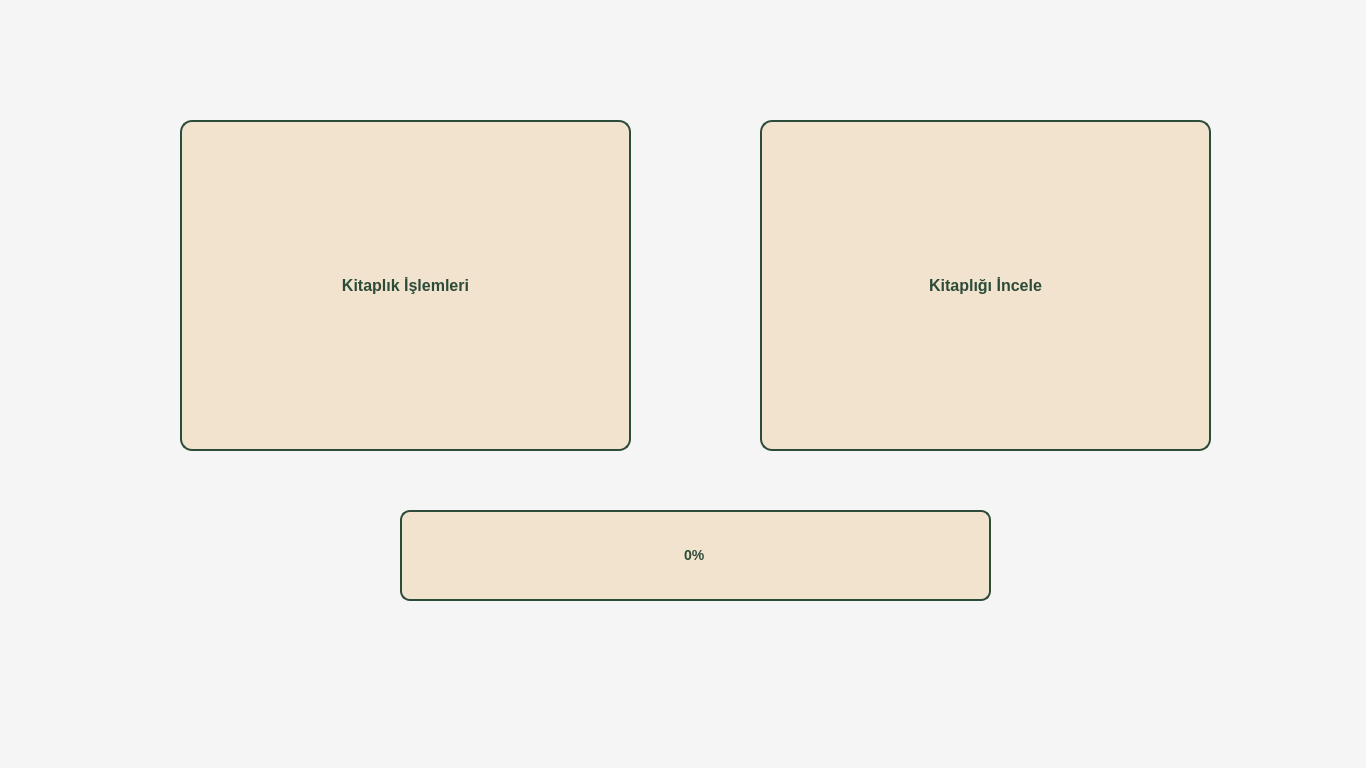
<?xml version="1.0" encoding="UTF-8"?>
<ui version="4.0">
 <class>DIJITALKUTUPHANE</class>
 <widget class="QDockWidget" name="DIJITALKUTUPHANE">
  <property name="geometry">
   <rect>
    <x>0</x>
    <y>0</y>
    <width>1366</width>
    <height>768</height>
   </rect>
  </property>
  <property name="minimumSize">
   <size>
    <width>1366</width>
    <height>768</height>
   </size>
  </property>
  <property name="maximumSize">
   <size>
    <width>1920</width>
    <height>1080</height>
   </size>
  </property>
  <property name="styleSheet">
   <string notr="true">/* --- ANA EKRAN GARANTİ QSS KODLARI --- */

/* Genel Arkaplan */
#dockWidgetContents {
    background-color: #f5f5f5; /* Diğer ekranlarla uyumlu açık gri/krem arkaplan */
}

/* Sol Taraftaki Büyük Menü Butonları */
QPushButton#kitap_inceleme, QPushButton#kitap_islem {
    background-color: #f1e3cd; /* Krem rengi */
    color: #2d4b39; /* Koyu yeşil yazı */
    border: 2px solid #2d4b39; /* Koyu yeşil çerçeve */
    border-radius: 12px; /* Yuvarlak köşeler */
    font-size: 16px;
    font-weight: bold;
}

QPushButton#kitap_inceleme:hover, QPushButton#kitap_islem:hover {
    background-color: #e5d4b8; /* Üzerine gelince biraz koyulaşan krem */
    border: 2px solid #3b604a; /* Çerçeve rengi hafif açılır */
}

/* Sağ Taraftaki Metin Bloğu (textEdit) - Yeşil Tema */
QTextEdit#textEdit {
    background-color: #2d4b39; /* Temanın şık koyu yeşili */
    color: #ffffff; /* Okunabilirlik için beyaz yazı */
    border: 2px solid #603b26; /* Diğer ekranla uyumlu koyu kahverengi çerçeve */
    border-radius: 12px;
    font-size: 15px;
    padding: 15px; /* Yazıların kenarlara yapışmaması için iç boşluk */
}

/* Scrollbar (Kaydırma Çubuğu) Tasarımı (textEdit için) */
QScrollBar:vertical {
    background: #f1e3cd;
    width: 12px;
    margin: 15px 3px 15px 3px;
    border-radius: 4px;
}
QScrollBar::handle:vertical {
    background: #769c80; /* Açık yeşil kaydırma tutamacı */
    min-height: 20px;
    border-radius: 4px;
}
QScrollBar::handle:vertical:hover {
    background: #63866c;
}
QScrollBar::add-line:vertical, QScrollBar::sub-line:vertical {
    background: none;
}

/* Progress Bar (Yükleme Çubuğu) Tasarımı */
QProgressBar#progressBar {
    border: 2px solid #2d4b39; /* Koyu yeşil çerçeve */
    background-color: #f1e3cd; /* Krem arkaplan */
    border-radius: 10px; /* Hap şeklinde yuvarlak köşeler */
    text-align: center; /* Yüzde metnini ortalar */
    color: #2d4b39; /* Yüzde yazısı rengi */
    font-weight: bold;
    font-size: 14px;
}

QProgressBar#progressBar::chunk {
    background-color: #769c80; /* Dolum rengi olarak açık yeşil */
    border-radius: 7px; /* Dış çerçeveye uyumlu iç yuvarlaklık */
    margin: 2px; /* Çerçeveye yapışmaması için hafif pay */
}</string>
  </property>
  <property name="windowTitle">
   <string>Dijital Kütüphane</string>
  </property>
  <widget class="QWidget" name="dockWidgetContents">
   <widget class="QProgressBar" name="progressBar">
    <property name="geometry">
     <rect>
      <x>400</x>
      <y>510</y>
      <width>591</width>
      <height>91</height>
     </rect>
    </property>
    <property name="styleSheet">
     <string notr="true">/* --- ANA EKRAN BÜTÜNLÜK TASARIMI --- */

/* Genel Arkaplan - Açık Krem */
#DIJITALKUTUPHANE &gt; QWidget#dockWidgetContents {
    background-color: #fcf9f2; 
}

/* Kitaplığı İncele ve Kitaplık İşlemleri Butonları (Krem arkaplan, Koyu Yeşil Çerçeve) */
QPushButton#kitap_inceleme, QPushButton#kitap_islem {
    background-color: #f1e3cd; 
    color: #2d4b39; /* Koyu Yeşil Metin */
    border: 2px solid #2d4b39; /* Çerçeve */
    border-radius: 12px;
    font-size: 16px;
    font-weight: bold;
    padding: 10px;
}

/* Butonların Üzerine Gelindiğinde (Hover) */
QPushButton#kitap_inceleme:hover, QPushButton#kitap_islem:hover {
    background-color: #e5d4b8; /* Biraz daha koyu krem */
    border: 2px solid #3b604a;
}

/* --- YENİ PROGRESS BAR TASARIMI --- */
QProgressBar#progressBar {
    border: 2px solid #2d4b39; /* Koyu yeşil dış çerçeve */
    background-color: #f1e3cd; /* İç arkaplan krem */
    border-radius: 12px; /* Tam yuvarlak köşeler */
    text-align: center; /* Yüzde yazısı ortada */
    color: #2d4b39; /* Yazı rengi */
    font-weight: bold;
    font-size: 13px;
}

/* Yüklenen Kısım (Chunk) */
QProgressBar#progressBar::chunk {
    background-color: #769c80; /* Açık yeşil dolum efekti */
    border-radius: 9px; /* Dış çerçeveye uyumlu yuvarlaklık */
    margin: 2px; /* Çerçeve ile dolum arasında şık bir boşluk */
}</string>
    </property>
    <property name="value">
     <number>0</number>
    </property>
   </widget>
   <widget class="QPushButton" name="kitap_inceleme">
    <property name="geometry">
     <rect>
      <x>760</x>
      <y>120</y>
      <width>451</width>
      <height>331</height>
     </rect>
    </property>
    <property name="text">
     <string>Kitaplığı İncele</string>
    </property>
   </widget>
   <widget class="QPushButton" name="kitap_islem">
    <property name="geometry">
     <rect>
      <x>180</x>
      <y>120</y>
      <width>451</width>
      <height>331</height>
     </rect>
    </property>
    <property name="text">
     <string>Kitaplık İşlemleri</string>
    </property>
   </widget>
  </widget>
 </widget>
 <resources/>
 <connections/>
</ui>
